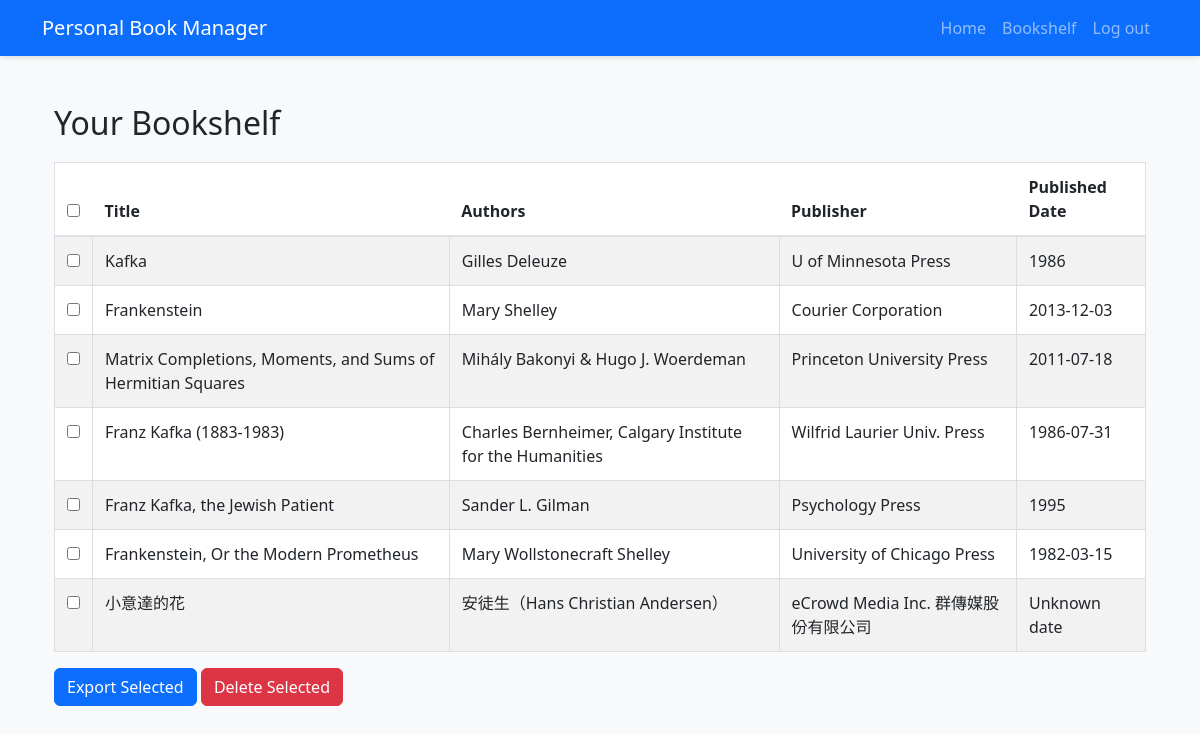
Before: /bookshelf (signed in) with the older database file.
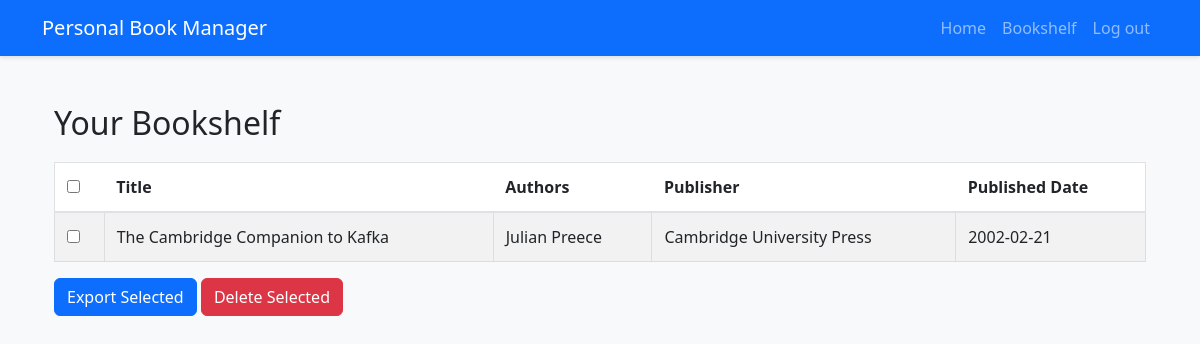
After: the same page with the newer database file.
### tables this page shows
CREATE TABLE books (
    id INTEGER PRIMARY KEY AUTOINCREMENT NOT NULL,
    title TEXT,
    authors TEXT,
    publisher TEXT,
    publishedDate INTEGER,
    user_id INTEGER,
    FOREIGN KEY (user_id) REFERENCES users (id)
);

### app.py (the view)
@app.route("/bookshelf", methods=["GET", "POST"])
@login_required
def bookshelf():
    user_id = session.get("user_id")
    if request.method == "POST":
        data = request.get_json()
        book_ids = data.get('books', [])
        if not book_ids:
            return jsonify({'success': False, 'message': 'No books selected for deletion'}), 400
        db.execute(
            """
            DELETE FROM books WHERE id IN ({seq}) AND user_id = ?
            """.format(seq=','.join(['?']*len(book_ids))),
            *book_ids, user_id
        )
        return jsonify({'success': True, 'message': 'Books deleted successfully'}), 200
    else:
        books = db.execute(
            """
            SELECT * FROM books WHERE user_id = ?
            """,
            user_id
        )
        for book in books:
            book['authors'] = book['authors'].split(', ')
        return render_template("bookshelf.html", books=books)

### app.py (called while the page is built)
def login_required(f):
    @wraps(f)
    def decorated_function(*args, **kwargs):
        if session.get("user_id") is None:
            return redirect("/login")
        return f(*args, **kwargs)
    return decorated_function

@app.after_request
def after_request(response):
    response.headers["Cache-Control"] = "no-cache, no-store, must-revalidate"
    response.headers["Expires"] = 0
    response.headers["Pragma"] = "no-cache"
    return response

### templates/bookshelf.html (shortened to what this page needs)
{% extends "layout.html" %}
{% block content %}
	<div class="container mt-4">
		<h2>Your Bookshelf</h2>
		{% if books %}
			<form id="bookshelfForm">
				<table class="table table-striped">
					<thead>
						<tr>
							<th><input type="checkbox" id="selectAll" /></th>
							<th>Title</th>
							<th>Authors</th>
							<th>Publisher</th>
							<th>Published Date</th>
						</tr>
					</thead>
					<tbody>
						{% for book in books %}
							<tr>
								<td>
									<input type="checkbox" name="book" value="{{ book.id }}" />
								</td>
								<td>{{ book.title }}</td>
								<td>{{ ', '.join(book.authors) }}</td>
								<td>{{ book.publisher }}</td>
								<td>{{ book.publishedDate }}</td>
							</tr>
						{% endfor %}
					</tbody>
				</table>
				<button type="button" id="exportSelected" class="btn btn-primary">
					Export Selected
				</button>
				<button type="button" id="deleteSelected" class="btn btn-danger">
					Delete Selected
				</button>
			</form>
		{% else %}
			<p>You have no books in your bookshelf.</p>
		{% endif %}
	</div>
{% endblock %}

### templates/layout.html (shortened to what this page needs)
<!doctype html>
<html lang="en">
	<head>
		<link
			href="https://cdn.jsdelivr.net/npm/bootstrap@5.3.0/dist/css/bootstrap.min.css"
			rel="stylesheet"
		/>
		<link rel="stylesheet" href="/static/styles.css" />
	</head>
	<body>
		<nav class="navbar navbar-expand-lg navbar-dark bg-primary">
			<div class="container">
				<a class="navbar-brand" href="/">Personal Book Manager</a>
				<div class="collapse navbar-collapse" id="navbarNav">
					<ul class="navbar-nav ms-auto">
						<li class="nav-item">
							<a class="nav-link" href="/">Home</a>
						</li>
						{% if session["user_id"] %}
							<li class="nav-item">
								<a class="nav-link" href="/bookshelf">Bookshelf</a>
							</li>
							<li class="nav-item">
								<a class="nav-link" href="/logout">Log out</a>
							</li>
						{% endif %}
					</ul>
				</div>
			</div>
		</nav>
		<main class="container py-4">{% block content %}{% endblock %}</main>
	</body>
</html>

### static/styles.css (style rules this page uses)
body { background-color: #f8f9fa; }
.navbar { box-shadow: 0 2px 4px rgba(0, 0, 0, 0.1); }
table { width: 100%; border-collapse: collapse; margin-top: 20px; }
table, td { border: 1px solid #ddd; }
td { padding: 12px; text-align: left; }
.table { width: 100%; margin-bottom: 1rem; color: #212529; }
.table th, .table td { padding: 0.75rem; vertical-align: top; border-top: 1px solid #dee2e6; }
.table thead th { vertical-align: bottom; border-bottom: 2px solid #dee2e6; }
.table-striped tbody tr:nth-of-type(odd) { background-color: rgba(0, 0, 0, 0.05); }

Changed rows visible on the page:
removed books: title "Kafka", authors "Gilles Deleuze", publisher "U of Minnesota Press", publishedDate "1986"
removed books: title "Frankenstein", authors "Mary Shelley", publisher "Courier Corporation", publishedDate "2013-12-03"
removed books: title "Matrix Completions, Moments, and Sums of Hermitian Squares", authors "Mihály Bakonyi & Hugo J. Woerdeman", publisher "Princeton University Press", publishedDate "2011-07-18"
removed books: title "Franz Kafka (1883-1983)", authors "Charles Bernheimer, Calgary Institute for the Humanities", publisher "Wilfrid Laurier Univ. Press", publishedDate "1986-07-31"
removed books: title "Franz Kafka, the Jewish Patient", authors "Sander L. Gilman", publisher "Psychology Press", publishedDate "1995"
removed books: title "Frankenstein, Or the Modern Prometheus", authors "Mary Wollstonecraft Shelley", publisher "University of Chicago Press", publishedDate "1982-03-15"
removed books: title "小意達的花", authors "安徒生（Hans Christian Andersen）", publisher "eCrowd Media Inc. 群傳媒股份有限公司", publishedDate "Unknown date"
added books: title "The Cambridge Companion to Kafka", authors "Julian Preece", publisher "Cambridge University Press", publishedDate "2002-02-21"
